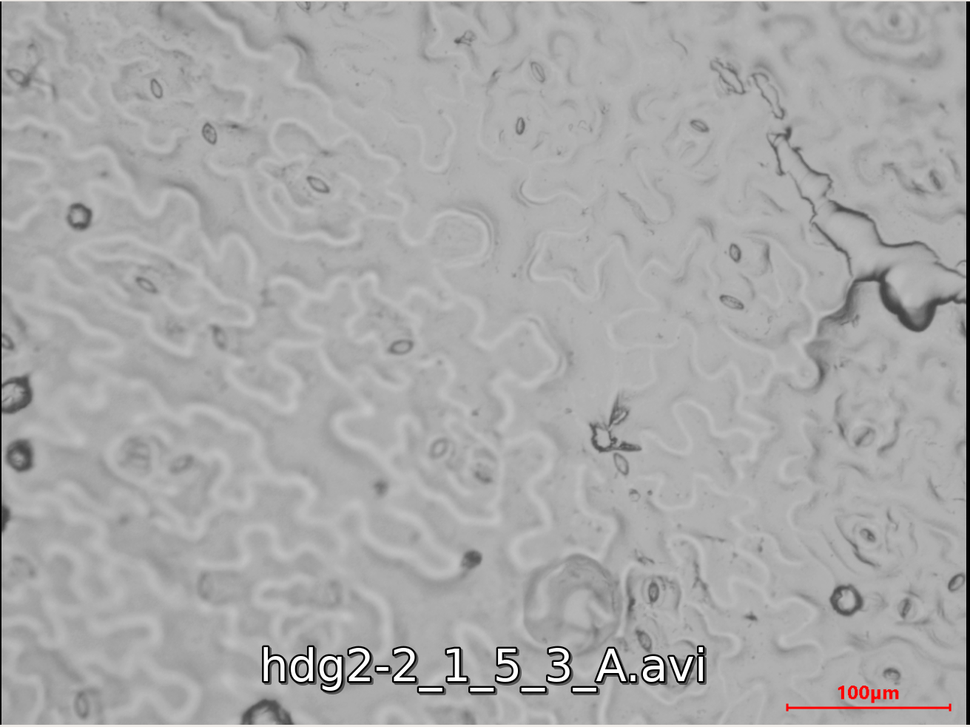
#> input picture test1.png, 970 x 727 px, shrunk from 1311 x 983 before the run
$ python Task1.py
#> lines starting #> are read from the running program, lines starting #| are printed output that depends on the picture; after the words box and inside, x2 and y2 are one past the last pixel; in counts of white or black regions, pixels touching at a corner belong together
import cv2
import numpy as np


def updateValue(new_value):
    # Make sure to write the new value into the global variable
    global trackbar_value
    trackbar_value = new_value


trackbar_value = 0

img = cv2.imread("test1.png", 0)
#> img: shape (727, 970); min 0, max 255, mean 168.8
# kernel = np.ones((5, 5), np.uint8)
cv2.namedWindow("Processed Image")
cv2.createTrackbar("Threshold", "Processed Image", 0, 255, updateValue)
#> slider 'Threshold' is set to 85
cv2.createTrackbar("first erode", "Processed Image", 0, 10, updateValue)
#> slider 'first erode' is set to 3
cv2.createTrackbar("Dilation", "Processed Image", 0, 10, updateValue)
#> slider 'Dilation' is set to 3
cv2.createTrackbar("Erode after Dilate", "Processed Image", 0, 10, updateValue)
#> slider 'Erode after Dilate' is set to 3
cv2.createTrackbar("Kernel_Erosion", "Processed Image",0,20,updateValue)
#> slider 'Kernel_Erosion' is set to 6
cv2.createTrackbar("Kernel_Dialation", "Processed Image",0,20,updateValue)
#> slider 'Kernel_Dialation' is set to 6
cv2.createTrackbar("kernel_opening", "Processed Image",0,20,updateValue)
#> slider 'kernel_opening' is set to 6
cv2.createTrackbar("kernel_closing", "Processed Image",0,20,updateValue)
#> slider 'kernel_closing' is set to 6
while True:
    thresh = cv2.getTrackbarPos('Threshold', "Processed Image")
    ero = cv2.getTrackbarPos('first erode', "Processed Image")
    dil = cv2.getTrackbarPos('Dilation', "Processed Image")
    dil_err = cv2.getTrackbarPos("Erode after Dilate", "Processed Image")
    k1 = cv2.getTrackbarPos("Kernel_Erosion", "Processed Image") or 1
    k2 = cv2.getTrackbarPos("Kernel_Dialation", "Processed Image") or 1
    k3= cv2.getTrackbarPos("kernel_opening", "Processed Image") or 1
    k4= cv2.getTrackbarPos("kernel_closing", "Processed Image") or 1
    blur = cv2.GaussianBlur(img, (5, 5), 5)


    gray_filtered = cv2.inRange(blur, 176, 255,cv2.THRESH_TOZERO)
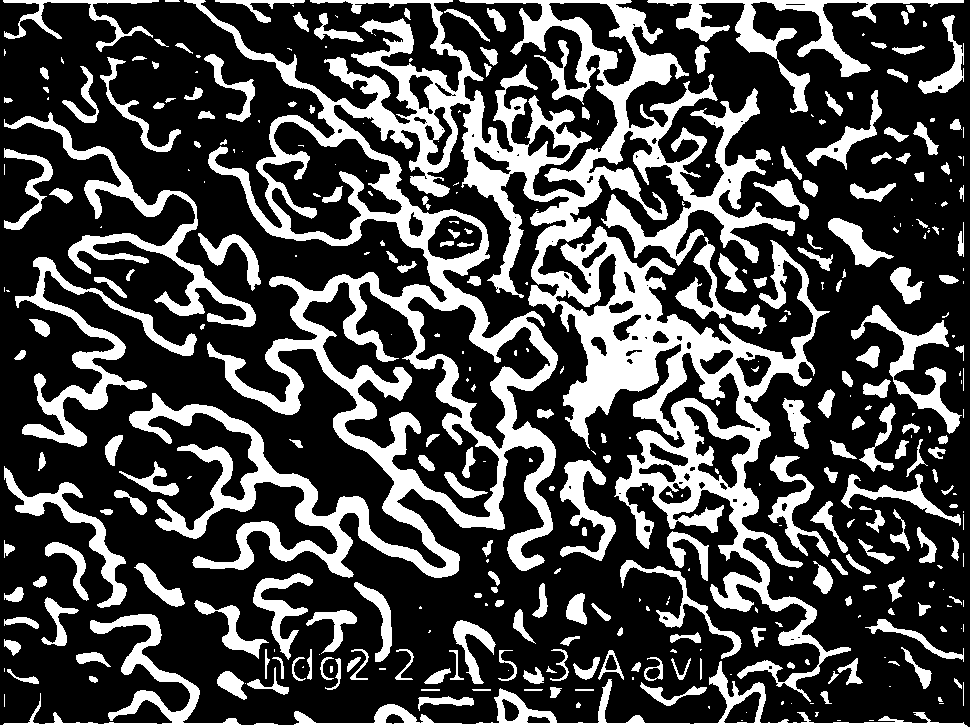
#> gray_filtered: shape (727, 970); 29% white; 369 white regions (142 under 20 px), largest, box (x1, y1, x2, y2) and area: (129, 0, 851, 702) 116541, (0, 614, 968, 727) 10152, (4, 112, 256, 327) 6477
    #cv2.imshow("gray_filtered", gray_filtered)
    #edges = cv2.Canny(gray_filtered, threshold1=15, threshold2=15)
    kernel1 = cv2.getStructuringElement(cv2.MORPH_ELLIPSE, (k1,k1))
    kernel = cv2.getStructuringElement(cv2.MORPH_ELLIPSE, (k2, k2))
    erosion = cv2.erode(gray_filtered, kernel1, iterations=ero)
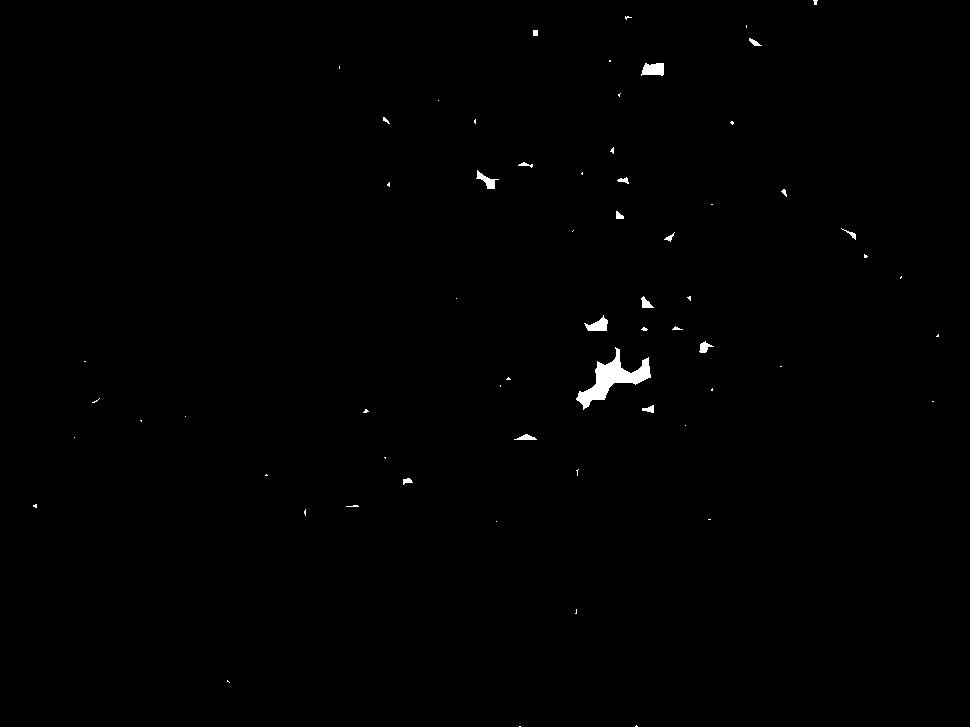
#> erosion: shape (727, 970); 0.44% white; 63 white regions (44 under 20 px), largest, box (x1, y1, x2, y2) and area: (576, 347, 651, 410) 1492, (641, 63, 664, 76) 244, (584, 315, 608, 331) 207
    dilation = cv2.dilate(erosion, kernel, iterations=dil)
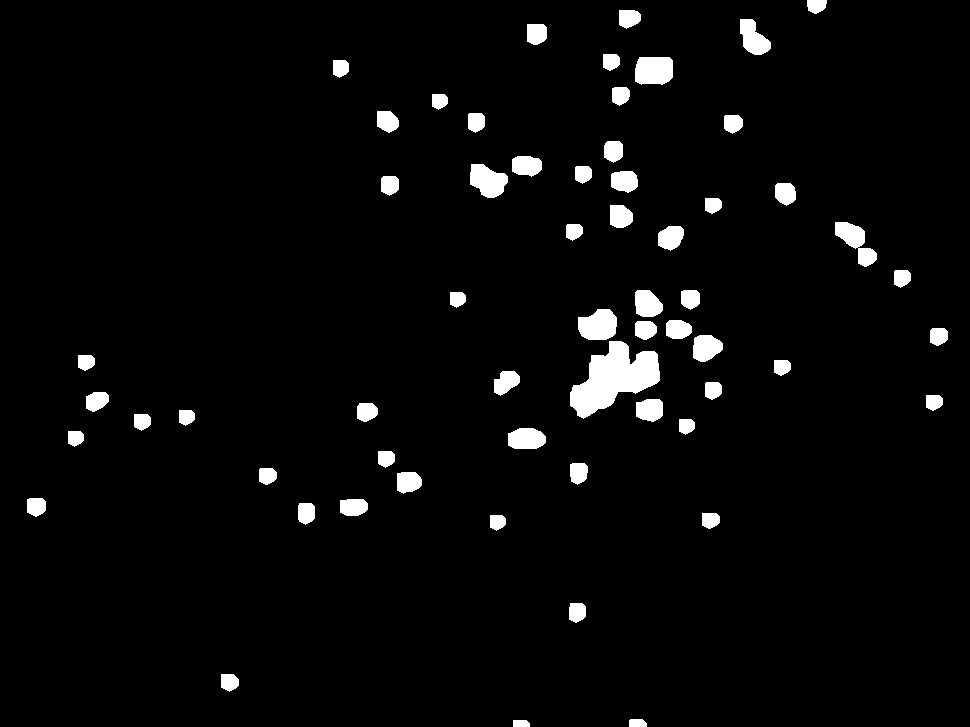
#> dilation: shape (727, 970); 3.6% white; 60 white regions, largest, box (x1, y1, x2, y2) and area: (570, 341, 660, 419) 3790, (635, 57, 673, 85) 969, (578, 309, 617, 340) 969
    dil_erode = cv2.erode(dilation, kernel, iterations=dil_err)
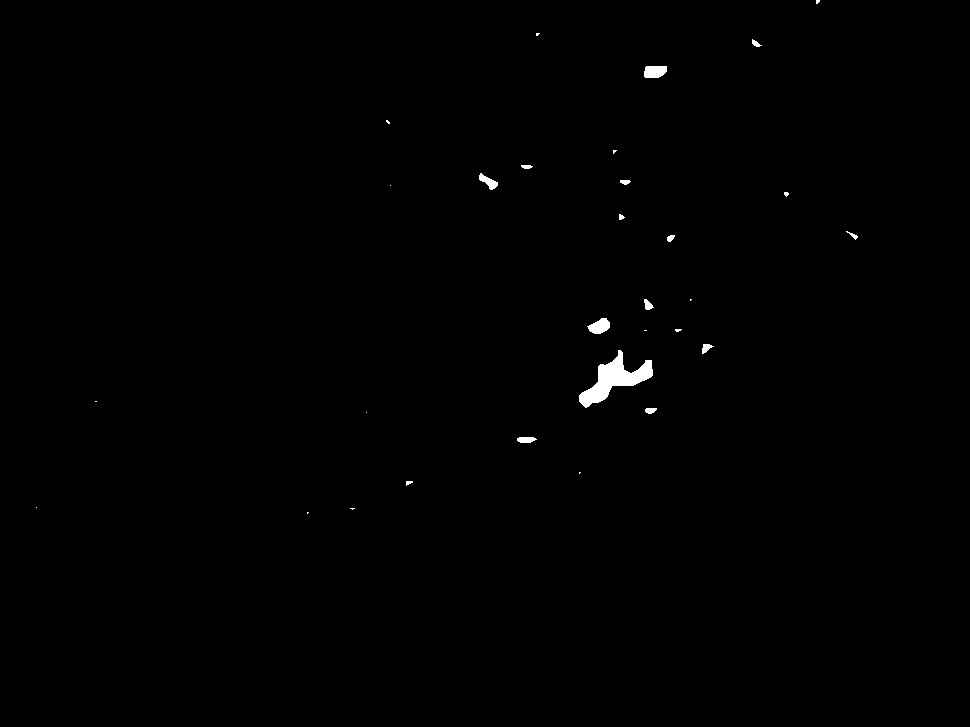
#> dil_erode: shape (727, 970); 0.4% white; 30 white regions (15 under 20 px), largest, box (x1, y1, x2, y2) and area: (579, 350, 653, 408) 1586, (644, 66, 667, 78) 245, (587, 318, 610, 334) 242
    kernel_op = np.ones((k3,k3),np.uint8)
    openning= cv2.morphologyEx(dil_erode,cv2.MORPH_OPEN,kernel_op)
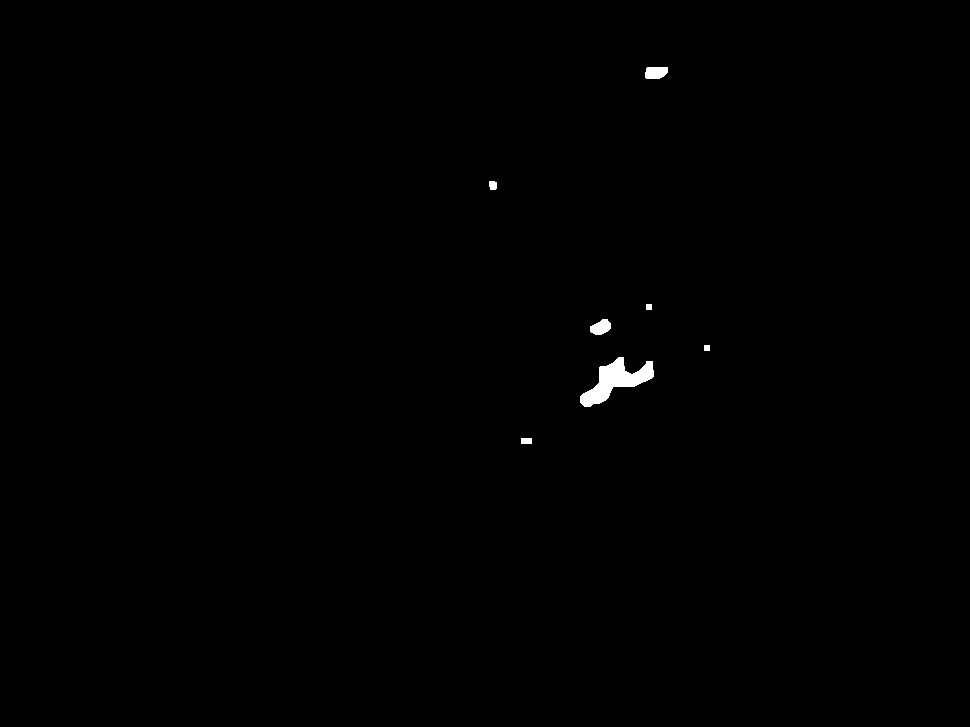
#> openning: shape (727, 970); 0.32% white; 7 white regions, largest, box (x1, y1, x2, y2) and area: (580, 357, 654, 407) 1548, (645, 67, 668, 79) 245, (590, 319, 611, 335) 238
    kernel_cl = np.ones((k4,k4),np.uint8)
    closing= cv2.morphologyEx(openning,cv2.MORPH_CLOSE,kernel_cl)
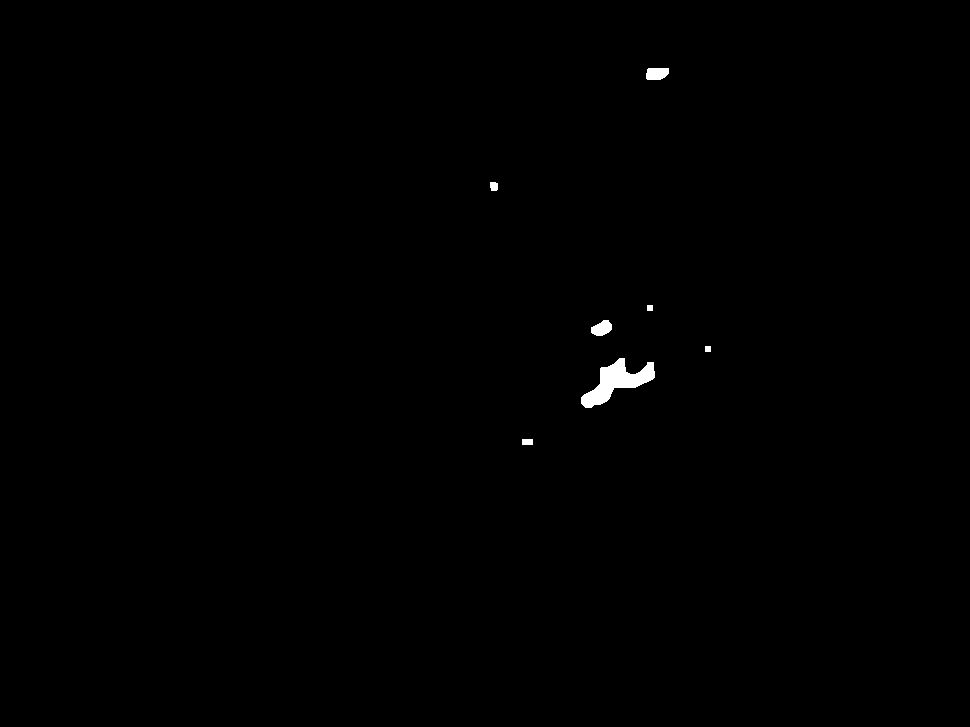
#> closing: shape (727, 970); 0.32% white; 7 white regions, largest, box (x1, y1, x2, y2) and area: (581, 358, 655, 408) 1550, (646, 68, 669, 80) 245, (591, 320, 612, 336) 238

    cv2.imshow("Original", img)
    # cv2.imshow("Erosion", erosion)
    # cv2.imshow("Dilation", dilation)
    # cv2.imshow("Erode after Dilate", dil_erode)
    cv2.imshow("Processed Image", closing)
    if cv2.waitKey(1) & 0xFF == ord('q'):
#> (key q is pressed here)
        break
cv2.destroyAllWindows()

$ run again, with test2.png copied over test1.png
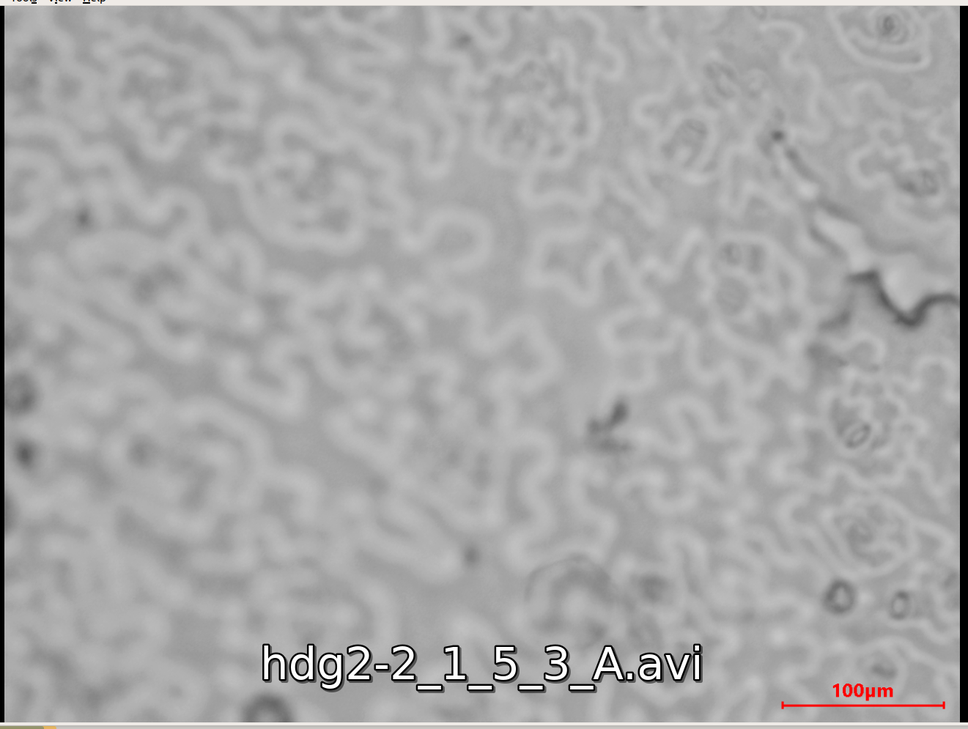
#> input picture test2.png, 968 x 729 px, shrunk from 1321 x 995 before the run
#> `gray_filtered = cv2.inRange(blur, 176, 255,cv2.THRESH_TOZERO)`:
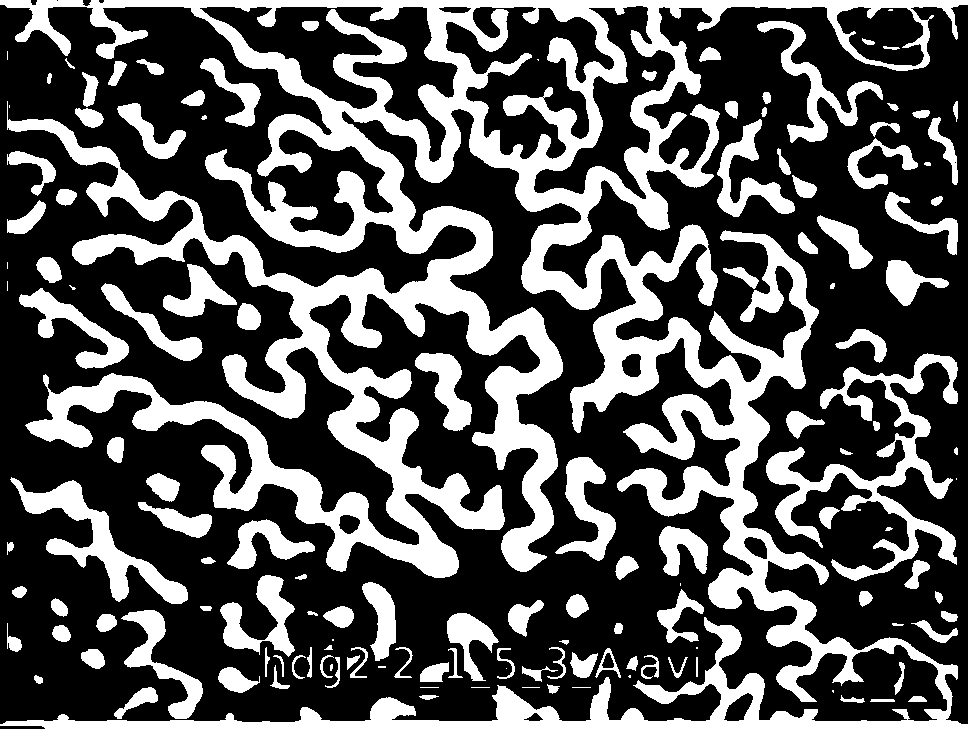
#> gray_filtered: shape (729, 968); 33.5% white; 141 white regions (21 under 20 px), largest, box (x1, y1, x2, y2) and area: (0, 0, 968, 729) 163959, (766, 353, 958, 581) 10220, (10, 477, 188, 604) 5271
#> erosion: shape (729, 968); 3% white; 223 white regions (91 under 20 px), largest, box (x1, y1, x2, y2) and area: (397, 215, 556, 497) 3353, (337, 402, 411, 468) 906, (113, 0, 630, 13) 886
#> dilation: shape (729, 968); 20% white; 146 white regions, largest, box (x1, y1, x2, y2) and area: (365, 147, 565, 573) 18128, (107, 0, 639, 64) 6690, (331, 370, 426, 532) 5769
#> dil_erode: shape (729, 968); 3.2% white; 163 white regions (51 under 20 px), largest, box (x1, y1, x2, y2) and area: (400, 218, 558, 499) 3638, (116, 0, 630, 14) 2301, (652, 0, 952, 10) 1307
#> openning: shape (729, 968); 2.2% white; 65 white regions, largest, box (x1, y1, x2, y2) and area: (117, 0, 627, 15) 2799, (654, 0, 949, 8) 1583, (402, 272, 473, 311) 998
#> `closing= cv2.morphologyEx(openning,cv2.MORPH_CLOSE,kernel_cl)`:
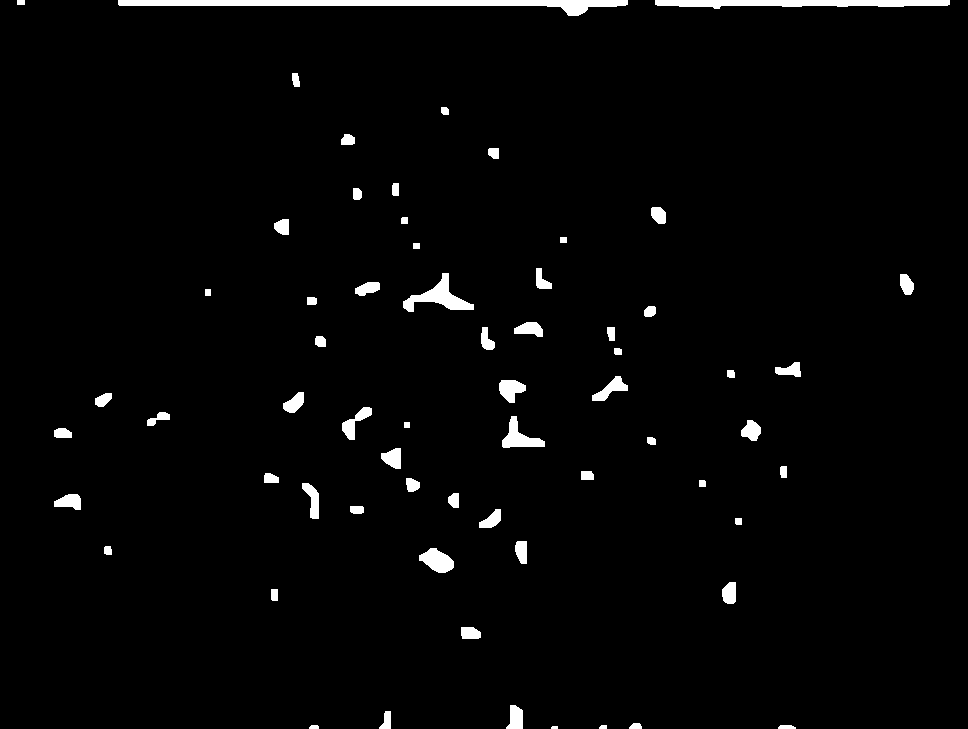
#> closing: shape (729, 968); 2.3% white; 64 white regions, largest, box (x1, y1, x2, y2) and area: (118, 0, 628, 16) 3309, (655, 0, 950, 9) 1878, (403, 273, 474, 312) 998
